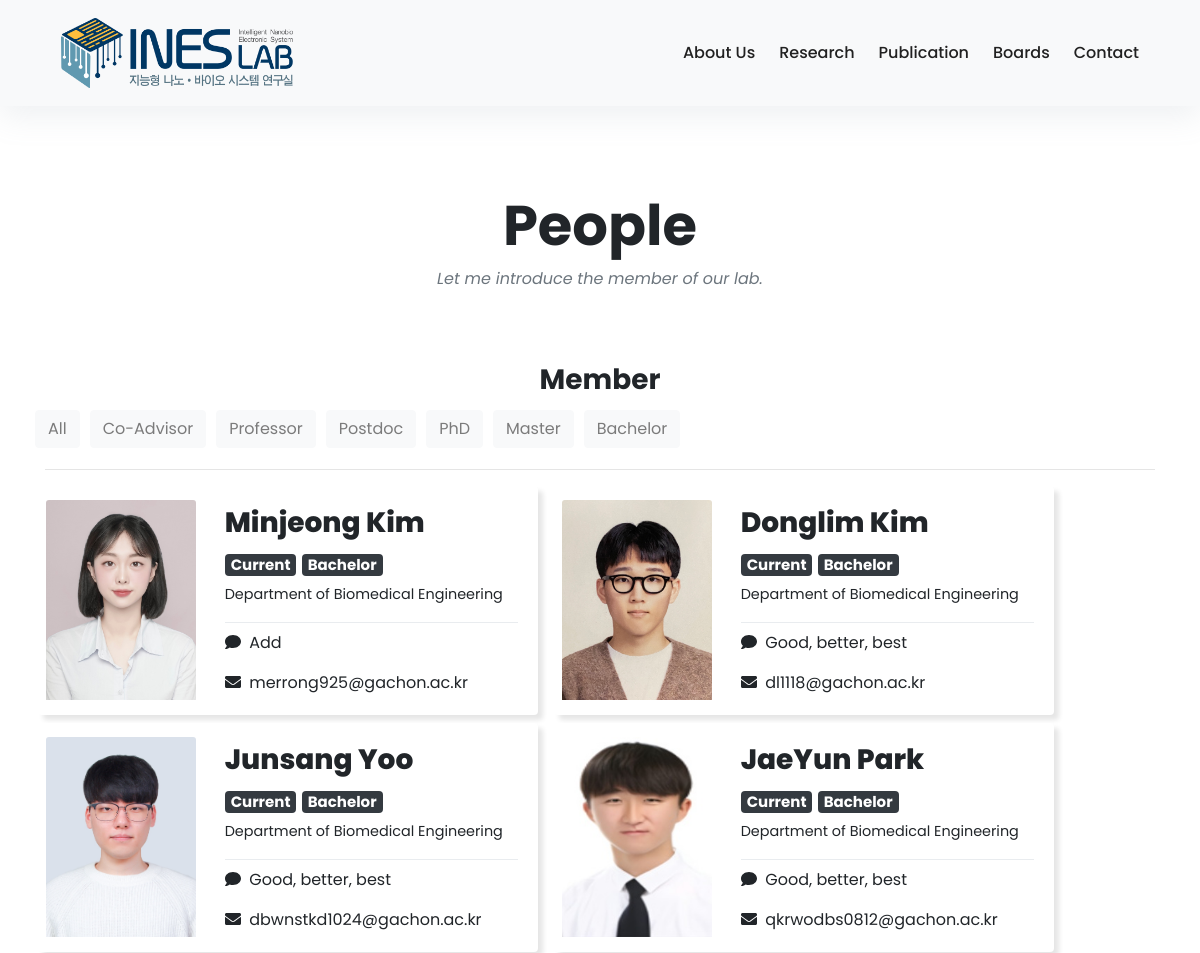
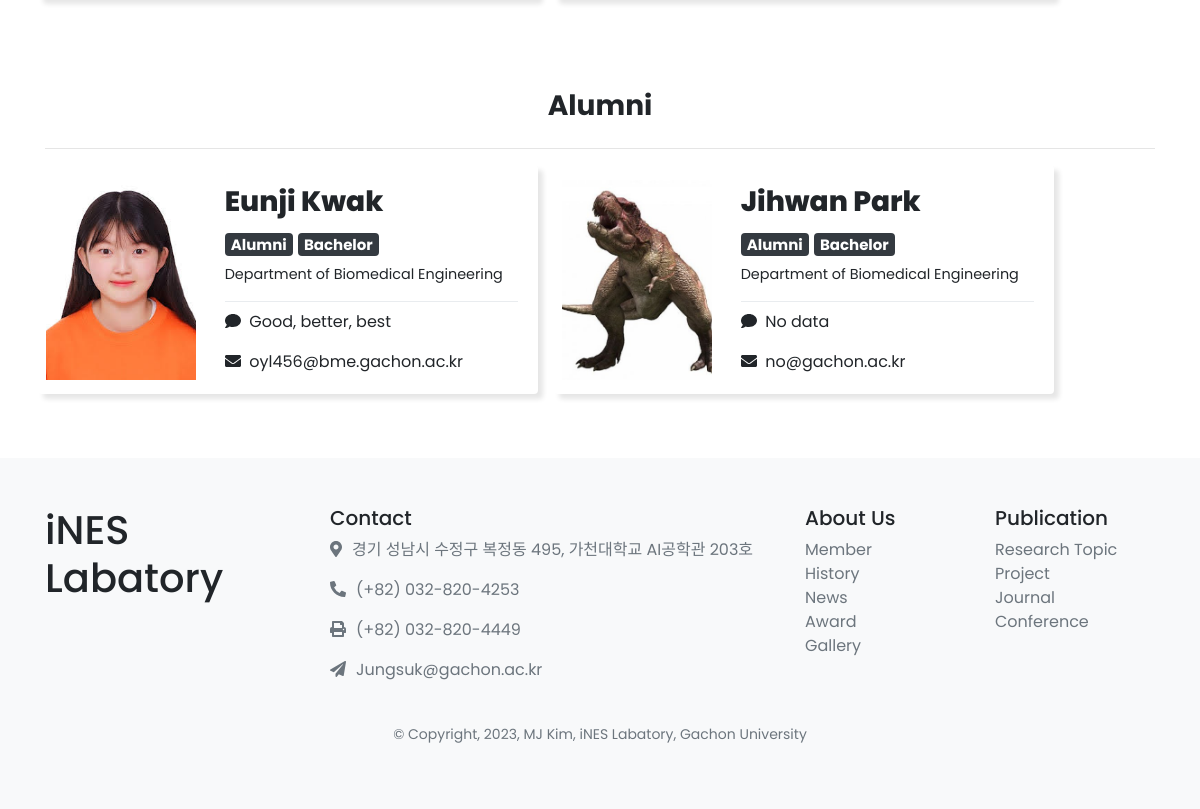
The app's page /member/filter/?degree=BS with its own data (2 pictures, top to bottom).
### member/models.py (models this page shows, shortened)
class member_list(models.Model):
    DEGREE_CHOICES = [
        ('CA', 'Co-Advisor'),
        ('PR', 'Professor'),
        ('PD', 'Postdoc'),
        ('PHD', 'PhD'),
        ('MS', 'Master'),
        ('BS', 'Bachelor'),
    ]
    STATUS_CHOICES = [
        ('CU', 'Current'),
        ('AL', 'Alumni'),
    ]
    name = models.CharField(max_length=20, default="Name")
    email = models.EmailField(max_length=254, default="@gachon.ac.kr")
    main_photo = models.FileField(upload_to="upload/%Y/%m/%d/", blank=True)
    hobby_photo = models.FileField(upload_to="upload/%Y/%m/%d/", blank=True)
    motto = models.CharField(max_length=50, default="No data")
    department = models.CharField(max_length=50, default = "Department of Biomedical Engineering")
    degree = models.CharField(max_length=50, choices=DEGREE_CHOICES, default='BS')
    status = models.CharField(max_length=2, choices=STATUS_CHOICES, default='CU')

### member/views.py (the view)
# urls.py: path('', views.filter_by_degree, name='index'),
def filter_by_degree(request):
    degree = request.GET.get('degree', None)
    template = loader.get_template('../templates/labweb/member.html')
    if degree:
        filtered_members = member_list.objects.filter(degree=degree)
    else:
        filtered_members = member_list.objects.all()
    current_members = filtered_members.filter(status='CU')
    alumni_members = filtered_members.filter(status='AL')
    context = {
        'current_members':current_members,
        'alumni_members':alumni_members,
        'degree_choices': member_list.DEGREE_CHOICES,  # 템플릿에 전달
        'selected_degree': degree
    }
    return HttpResponse(template.render(context, request))

### templates/labweb/member.html (shortened to what this page needs)
{% extends 'labweb/base.html' %}
{% block style %}
  <link rel="stylesheet" href="//maxcdn.bootstrapcdn.com/font-awesome/4.3.0/css/font-awesome.min.css">
  <link rel="stylesheet" href="/static/css/member.css">
{% endblock %}
{% block content %}
  <div class="container py-5">
    <header class="text-center">
      <br><br><br> <br><br><br>
      <h1 class="display-4 font-weight-bold">People</h1>
      <p class="font-italic text-muted mb-0">Let me introduce the member of our lab. </p>
      <br><br><br>
      <h3 class="display-7 font-weight-bold">Member</h3>
    <div class="row">
      <div style="padding: 5px;">
        <button type="button" class="btn btn-light degree-button" id="button" onclick="change_btn(event)" >
          <a href="{% url 'filter_by_degree' %}"  class="degree-link">
            All
          </a>
        </button>
      </div>
      {% if degree_choices %}
      {% for degree_abbr, degree_name  in degree_choices %}
          <div style="padding: 5px;">
            <button type="button" class="btn btn-light degree-button" id="button" onclick="change_btn(event)">
                <a href="{% url 'filter_by_degree' %}?degree={{ degree_abbr }}" class="degree-link">
                    {{ degree_name }}
                </a>
            </button>
         </div>
        {% endfor %}
    {% endif %}
    </div>
      <hr/>
    {% if current_members %}
      <div class="row">
      {% for member in current_members %}
          <div class="card mb-2 ml-2 mr-2" style="width:500px; border-style: none; box-shadow: 5px 5px 5px rgb(0, 0, 0, 0.1); ">
            <div class="row no-gutters" style="display: flex; align-items: center; justify-content: center; ">
              <div class="col-lg-4">
                <img class="card-img-top" src="{{member.main_photo.url}}" alt="Card image" style="max-height: 200px; width: 150px; --hover-image: url({{member.hobby_photo.url}})">
              </div>
              <div class="col-lg-8">
                <div class="card-body">
                  <h3 class="card-title" style="text-align: left; font-weight: 800;">{{member.name}}</h3>
                  <h5 style="text-align: left;"><span class="badge badge-dark">{{member.get_status_display}}</span> <span class="badge badge-dark">{{member.get_degree_display}} </span> </h5>
                  <p class="card-text" style="font-size: 0.9em; text-align: left;">{{member.department}}</p>
                  <hr class="dropdown-divider">
                  <p class="card-text" style="text-align: left;"><i class="fa fa-solid fa-comment"></i>&nbsp&nbsp{{member.motto}}</p>
                  <p class="card-text" style="font-size: 1em; text-align: left;"><i class="fa fa-solid fa-envelope"></i>&nbsp&nbsp{{member.email}}</p>
                </div>
              </div>
            </div>
          </div>
        {% endfor %}
        <br><br><br>
      </div>
      {%endif%}
      {% if alumni_members %}
      <br/><br/><br/>
      <h3 class="display-7 font-weight-bold" style="padding: 10px;">Alumni</h3>
      <hr/>
      <div class="row">
        {% for member in alumni_members %}
          <div class="card mb-3 ml-2 mr-2" style="width:500px; border-style: none; box-shadow: 5px 5px 5px rgb(0, 0, 0, 0.1); ">
            <div class="row no-gutters" style="display: flex; align-items: center; justify-content: center; ">
              <div class="col-lg-4">
                <img class="card-img-top" src="{{member.main_photo.url}}" alt="Card image" style="max-height: 200px; width: 150px; --hover-image: url({{member.hobby_photo.url}})">
              </div>
              <div class="col-lg-8">
                <div class="card-body">
                  <h3 class="card-title" style="text-align: left; font-weight: 800;">{{member.name}}</h3>
                  <h5 style="text-align: left;"><span class="badge badge-dark">{{member.get_status_display}}</span> <span class="badge badge-dark">{{member.get_degree_display}} </span> </h5>
                  <p class="card-text" style="font-size: 0.9em; text-align: left;">{{member.department}}</p>
                  <hr class="dropdown-divider">
                  <p class="card-text" style="text-align: left;"><i class="fa fa-solid fa-comment"></i>&nbsp&nbsp{{member.motto}}</p>
                  <p class="card-text" style="font-size: 1em; text-align: left;"><i class="fa fa-solid fa-envelope"></i>&nbsp&nbsp{{member.email}}</p>
                </div>
              </div>
            </div>
        </div>
      {% endfor %}
    </div>
    {% endif %}
    </div>
{% endblock %}

### static/css/member.css (style rules this page uses)
.card-img-top { height: 300px; object-fit: cover; }
.degree-button a { color: rgb(123, 123, 123); font-weight: 400; text-decoration: none; }

### static/css/navbar.css (style rules this page uses)
body { font-family: 'Poppins', sans-serif !important; font-size: 16px; line-height: 24px; font-weight: 400; color: #212112; background-image: linear-gradient( to top, rgba(255,255,255,0) 10%, rgba(255,255,255,0.25) 25%, rgba(255,255,255,0.5) 50%, rgba(255,255,255,0.75) 75%, rgba(255,255,255,1) 100% ), url('/static/images/home2.jpeg'); background-position: center bottom ; background-repeat: no-repeat; background-size: 100% 50%; background-color: #fff; overflow-x: hidden; }

### templates/labweb/base.html (style rules this page uses)
body { font-family: "Big Caslon Medium", sans-serif; }

### records on screen
member_list: main_photo (picture), name "Minjeong Kim", status "Current", degree "Bachelor", department "Department of Biomedical Engineering", motto "Add", email "merrong925@gachon.ac.kr"
member_list: main_photo (picture), name "Donglim Kim", status "Current", degree "Bachelor", department "Department of Biomedical Engineering", motto "Good, better, best", email "dl1118@gachon.ac.kr"
member_list: main_photo (picture), name "Junsang Yoo", status "Current", degree "Bachelor", department "Department of Biomedical Engineering", motto "Good, better, best", email "dbwnstkd1024@gachon.ac.kr"
member_list: main_photo (picture), name "JaeYun Park", status "Current", degree "Bachelor", department "Department of Biomedical Engineering", motto "Good, better, best", email "qkrwodbs0812@gachon.ac.kr"
member_list: main_photo (picture), name "Eunji Kwak", status "Alumni", degree "Bachelor", department "Department of Biomedical Engineering", motto "Good, better, best", email "oyl456@bme.gachon.ac.kr"
member_list: main_photo (picture), name "Jihwan Park", status "Alumni", degree "Bachelor", department "Department of Biomedical Engineering", motto "No data", email "no@gachon.ac.kr"

### other values on screen
{{ degree_name }} "Co-Advisor" "Professor" "Postdoc" "PhD" "Master" "Bachelor"
